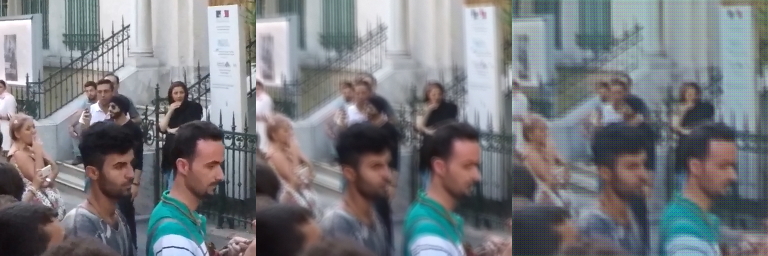
#> input picture results0.png, 768 x 256 px, given as the content of the folder /home/gyy/gan_ws/deblur_gan/images/train/B/, which was not available
$ python picture.py
#> lines starting #> are read from the running program, lines starting #| are printed output that depends on the picture; pictures that were not available may be replaced by others from this repository, and a replacement may not be noted
import cv2
import numpy as np
import os
import random
from tqdm import tqdm
import matplotlib.pyplot as plt

def clean_vibration_blur(image, intensity=3.0, frequency=5):
    """
    """
    h, w = image.shape[:2]

    # 生成平滑的震动轨迹 (使用余弦函数保证平滑过渡)
    t = np.linspace(0, 2*np.pi, frequency)
    x_shifts = intensity * np.cos(t) * random.uniform(0.8, 1.2)
    y_shifts = intensity * np.sin(t + np.pi/4) * random.uniform(0.8, 1.2)

    # 使用浮点运算避免累积误差
    accumulated = np.zeros_like(image, dtype=np.float32)

    for dx, dy in zip(x_shifts, y_shifts):
        M = np.float32([[1, 0, dx], [0, 1, dy]])
        shifted = cv2.warpAffine(image.astype(np.float32), M, (w, h),
                               borderMode=cv2.BORDER_REFLECT)
        accumulated += shifted

    # 平均帧并转换回uint8
    blurred = np.clip(accumulated / frequency, 0, 255).astype(np.uint8)

    # 添加灰度传感器噪声 (避免彩色噪点)
    if random.random() < 0.4:
        # 只在亮度通道添加噪声
        hsv = cv2.cvtColor(blurred, cv2.COLOR_BGR2HSV)
        noise = np.random.normal(0, intensity/4, hsv[:,:,2].shape)
        hsv[:,:,2] = np.clip(hsv[:,:,2] + noise, 0, 255)
        blurred = cv2.cvtColor(hsv, cv2.COLOR_HSV2BGR)

    return blurred

def create_clean_vibration_dataset(input_dir, output_dir, num_pairs=1000):
    """
    """
#> called with output_dir = 'uav_clean_vibration_dataset', num_pairs = 2000
    # 创建输出目录
    sharp_dir = os.path.join(output_dir, 'trainB')
    blur_dir = os.path.join(output_dir, 'trainA')
    os.makedirs(sharp_dir, exist_ok=True)
    os.makedirs(blur_dir, exist_ok=True)

    # 获取输入图像并过滤无效文件
    image_files = [f for f in os.listdir(input_dir)
                  if f.lower().endswith(('.png', '.jpg', '.jpeg'))]
    image_files = [f for f in image_files
                  if not os.path.isdir(os.path.join(input_dir, f))]

    if not image_files:
        raise ValueError("输入目录中没有有效的图像文件")

    # 生成图像对
    for i in tqdm(range(num_pairs), desc="生成无噪点震动模糊数据集"):
        img_file = random.choice(image_files)
        img_path = os.path.join(input_dir, img_file)

        try:
            img = cv2.imread(img_path)
#> img is the input picture: shape (256, 768, 3); mean B, G, R 127.2, 123, 120.6
            if img is None:
                continue

            # 预处理 (保持宽高比)
            h, w = img.shape[:2]
#> h = 256; w = 768
            crop_size = min(h, w, 512)
#> crop_size = 256
            y = random.randint(0, h - crop_size)
#> y = 0
            x = random.randint(0, w - crop_size)
#> x = 41
            img_cropped = img[y:y+crop_size, x:x+crop_size]
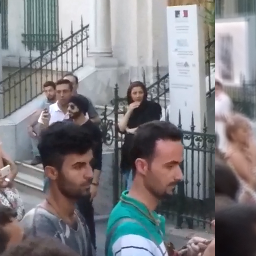
#> img_cropped: shape (256, 256, 3); mean B, G, R 130.4, 126.9, 127.4
            img_resized = cv2.resize(img_cropped, (256, 256))

            # 生成无彩色噪点的震动模糊
            intensity = random.uniform(1.5, 3.5)
            frequency = random.randint(4, 7)
            blurred = clean_vibration_blur(img_resized, intensity, frequency)
#> the loop in clean_vibration_blur, `for dx, dy in zip(x_shifts, y_shifts):` made 7 passes
#> pass 1, in clean_vibration_blur, `shifted = cv2.warpAffine(image.astype(np.float32), M, (w, h), borderMo..`:
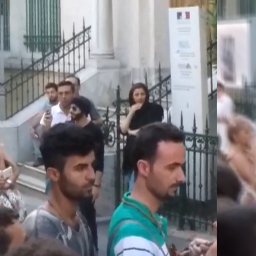
#> shifted: shape (256, 256, 3) float32; mean B, G, R 130.8, 127.3, 127.8
#> pass 2, in clean_vibration_blur, `shifted = cv2.warpAffine(image.astype(np.float32), M, (w, h), borderMo..`:
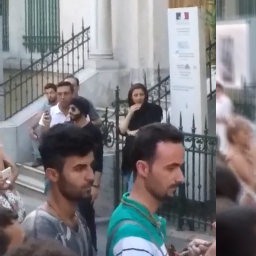
#> shifted: shape (256, 256, 3) float32; mean B, G, R 130.9, 127.5, 128
#> pass 2, in clean_vibration_blur, `accumulated += shifted`:
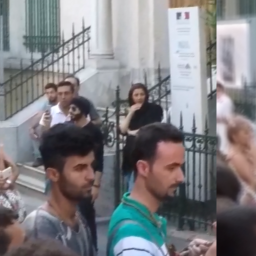
#> accumulated: shape (256, 256, 3) float32; mean B, G, R 261.7, 254.9, 255.8; drawn with min black and max white
#> pass 3, in clean_vibration_blur, `shifted = cv2.warpAffine(image.astype(np.float32), M, (w, h), borderMo..`:
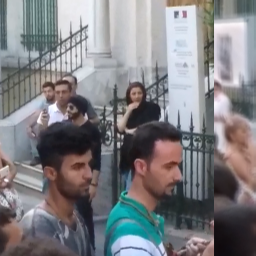
#> shifted: shape (256, 256, 3) float32; mean B, G, R 130.5, 127, 127.5
#> after the loop in clean_vibration_blur, `for dx, dy in zip(x_shifts, y_shifts):`:
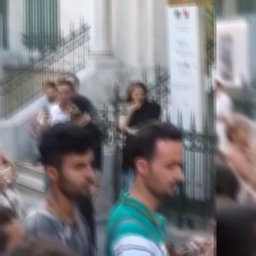
#> accumulated: shape (256, 256, 3) float32; mean B, G, R 913.2, 888.6, 892.1; drawn with min black and max white
#> in clean_vibration_blur, `hsv = cv2.cvtColor(blurred, cv2.COLOR_BGR2HSV)`: hsv: shape (256, 256, 3); mean H, S, V 95.2, 38.3, 137.3
#> in clean_vibration_blur, `hsv[:,:,2] = np.clip(hsv[:,:,2] + noise, 0, 255)`: hsv: shape (256, 256, 3); mean H, S, V 95.2, 38.3, 136.8

            # 保存图像对 (PNG格式避免JPEG压缩伪影)
            pair_id = f"clean_vib_{i:04d}"
            cv2.imwrite(os.path.join(sharp_dir, f"{pair_id}.png"), img_resized)
            cv2.imwrite(os.path.join(blur_dir, f"{pair_id}.png"), blurred)

        except Exception as e:
            print(f"处理 {img_file} 时出错: {str(e)}")
            continue

    print(f"数据集生成完成! 清晰图像: {sharp_dir}")
    print(f"          震动模糊图像: {blur_dir}")

def visualize_clean_samples(dataset_dir, num_samples=5):
    """可视化无噪点样本"""
    sharp_dir = os.path.join(dataset_dir, 'trainB')
    blur_dir = os.path.join(dataset_dir, 'trainA')

    sharp_files = sorted([f for f in os.listdir(sharp_dir) if f.endswith('.png')])[:num_samples]

    plt.figure(figsize=(15, 5 * num_samples))

    for i, file in enumerate(sharp_files):
        sharp_path = os.path.join(sharp_dir, file)
        blur_path = os.path.join(blur_dir, file)

        sharp_img = cv2.imread(sharp_path)
        blur_img = cv2.imread(blur_path)

        # 转换为RGB
        sharp_img = cv2.cvtColor(sharp_img, cv2.COLOR_BGR2RGB)
        blur_img = cv2.cvtColor(blur_img, cv2.COLOR_BGR2RGB)

        # 计算颜色通道标准差 (检测彩色噪点)
        sharp_std = [sharp_img[...,c].std() for c in range(3)]
        blur_std = [blur_img[...,c].std() for c in range(3)]

        plt.subplot(num_samples, 2, 2*i + 1)
        plt.imshow(sharp_img)
        plt.title(f"清晰图像\nRGB标准差: {sharp_std}")
        plt.axis('off')

        plt.subplot(num_samples, 2, 2*i + 2)
        plt.imshow(blur_img)
        plt.title(f"震动模糊\nRGB标准差: {blur_std}")
        plt.axis('off')

    plt.tight_layout()
    plt.savefig(os.path.join(dataset_dir, 'clean_samples.png'), bbox_inches='tight', dpi=300)
    plt.show()

# 使用示例
if __name__ == "__main__":
    # 配置路径
    CLEAR_IMAGES_DIR = "/home/gyy/gan_ws/deblur_gan/images/train/B/"  # 替换为你的无人机清晰图像目录
    OUTPUT_DIR = "uav_clean_vibration_dataset"     # 输出目录
    NUM_PAIRS = 2000                              # 图像对数量

    # 生成无彩色噪点的震动模糊数据集
    create_clean_vibration_dataset(CLEAR_IMAGES_DIR, OUTPUT_DIR, NUM_PAIRS)

    # 可视化结果验证
    visualize_clean_samples(OUTPUT_DIR)
